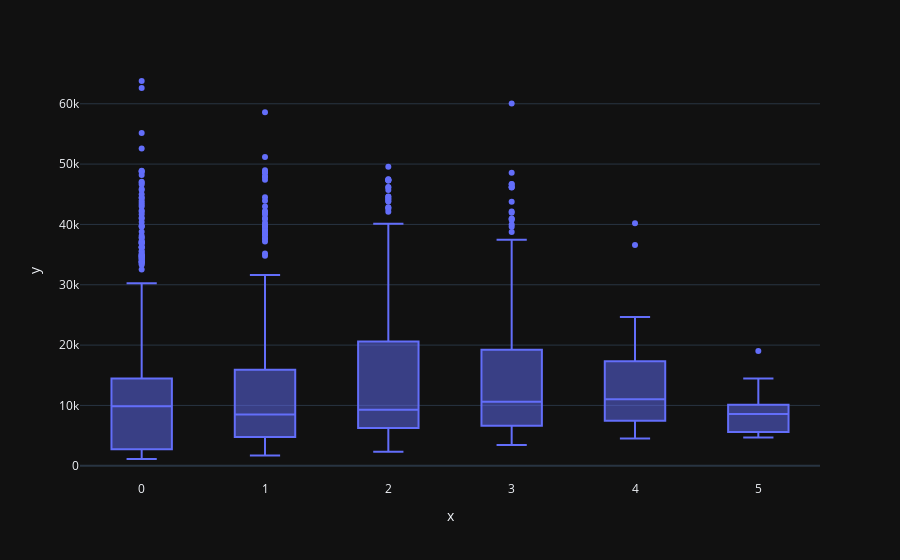

Notebook code for this chart:
### Markdown cell above
### 3.5 Children & Charges

### Code cell
px.box(x=filtered_data['children'],
       y=filtered_data['charges'])

### Figure 1 — Plotly figure (JSON) as saved in the notebook; plotly's stock layout.template omitted (floating-point values rounded to 4 significant figures; data arrays with more than 128 entries replaced by an {"elided": "..."} marker saying what was removed)
{"data": [{"alignmentgroup": "True", "hovertemplate": "x=%{x}<br>y=%{y}<extra></extra>", "legendgroup": "", "marker": {"color": "#636efa"}, "name": "", "notched": false, "offsetgroup": "", "orientation": "v", "showlegend": false, "x": {"elided": "1338 int values"}, "x0": " ", "xaxis": "x", "y": {"elided": "1338 float values"}, "y0": " ", "yaxis": "y", "type": "box"}], "layout": {"xaxis": {"anchor": "y", "domain": [0.0, 1.0], "title": {"text": "x"}}, "yaxis": {"anchor": "x", "domain": [0.0, 1.0], "title": {"text": "y"}}, "legend": {"tracegroupgap": 0}, "margin": {"t": 60}, "boxmode": "group"}}
